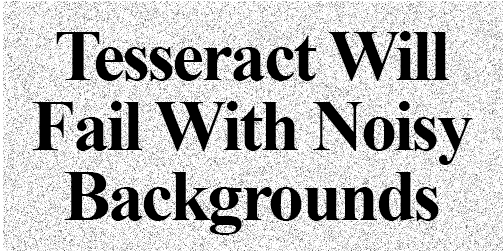
#> input picture project/Introductory projects/29-Text Detection(ocr)/2-pytesseract/sample 1/text.png, 504 x 252 px
$ python Detection.py
#> lines starting #> are read from the running program, lines starting #| are printed output that depends on the picture; after the words box and inside, x2 and y2 are one past the last pixel; in counts of white or black regions, pixels touching at a corner belong together
# Import the necessary libraries
import cv2
import matplotlib.pyplot as plt
import pytesseract

# Load the image ('text.png') using OpenCV
plate_img = cv2.imread('text.png')
#> plate_img is the input picture: shape (252, 504, 3); min 0, max 255, mean 190.9

# Get the width, height, and number of channels of the image
w, h, _ = plate_img.shape
#> w = 252; h = 504

# Apply median blur to reduce noise in the image
blur = cv2.medianBlur(plate_img, 5)
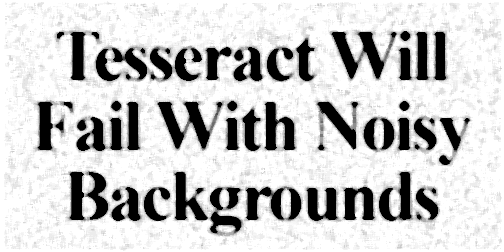
#> blur: shape (252, 504, 3); min 0, max 255, mean 203.6

# Apply binary thresholding to create a binary image
_, thresh = cv2.threshold(blur, 100, 255, cv2.THRESH_BINARY)
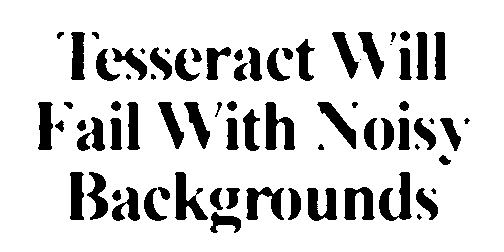
#> thresh: shape (252, 504, 3); 84.2% white; 74 black regions (7 under 20 px), largest, box (x1, y1, x2, y2) and area: (265, 102, 295, 150) 806, (379, 172, 412, 221) 767, (175, 172, 208, 220) 749

# Use pytesseract to extract text from the binary image
#> (the run stopped early here; a loop or call above may not have finished)

$ run again, with project/Introductory projects/29-Text Detection(ocr)/2-pytesseract/sample 1/outcome1.png copied over project/Introductory projects/29-Text Detection(ocr)/2-pytesseract/sample 1/text.png
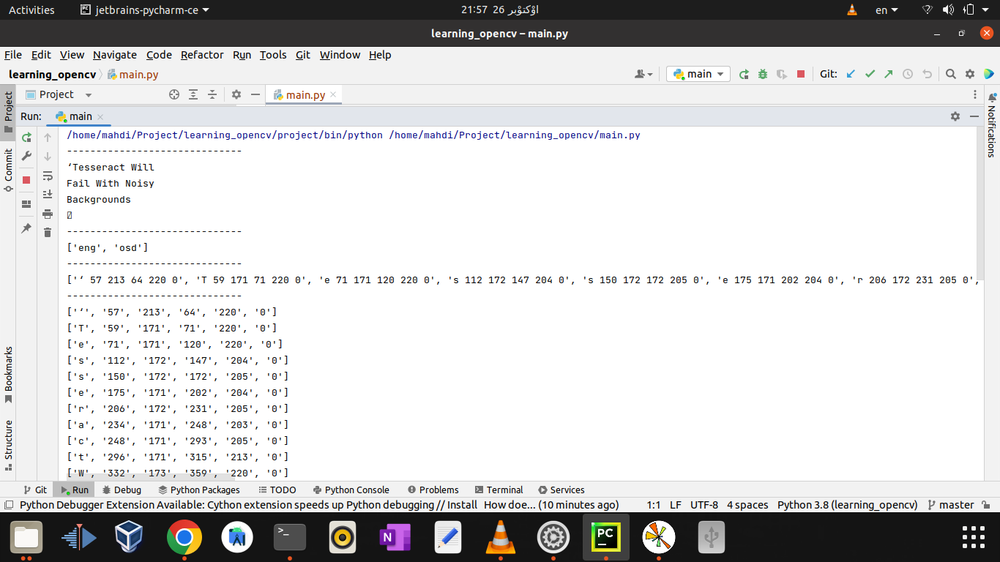
#> input picture project/Introductory projects/29-Text Detection(ocr)/2-pytesseract/sample 1/outcome1.png, 1000 x 562 px, shrunk from 1366 x 768 before the run
#> plate_img is the input picture: shape (562, 1000, 3); mean B, G, R 210.7, 210.5, 210.6
#> `blur = cv2.medianBlur(plate_img, 5)`:
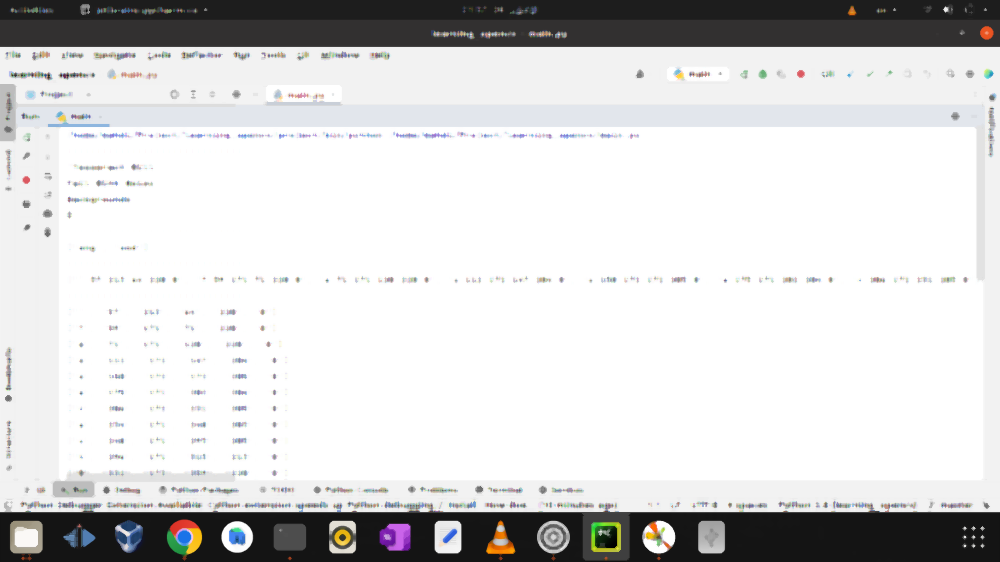
#> blur: shape (562, 1000, 3); mean B, G, R 213.3, 213.1, 213.2
#> `_, thresh = cv2.threshold(blur, 100, 255, cv2.THRESH_BINARY)`:
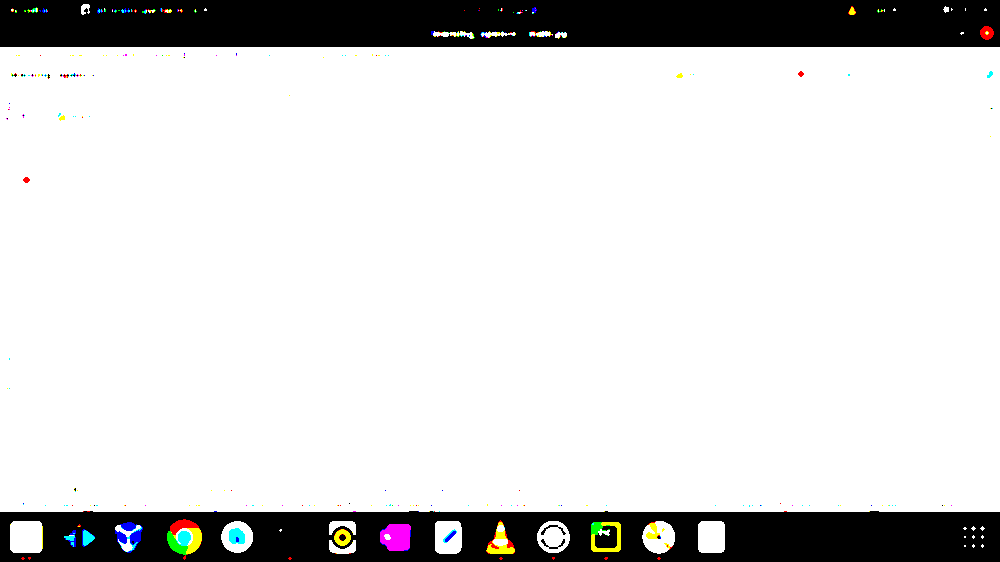
#> thresh: shape (562, 1000, 3); mean B, G, R 214.6, 214.8, 215
